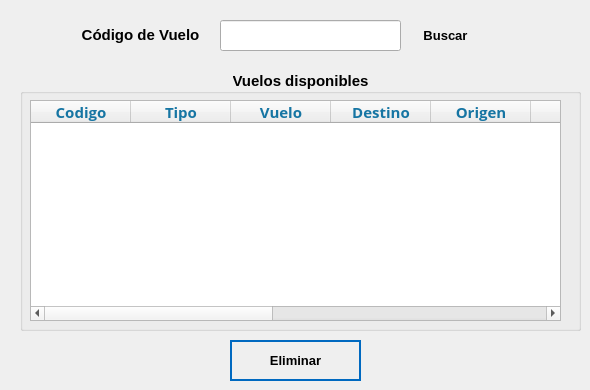
   <widget class="QWidget" name="pg_eliminarVuelo">
    <widget class="QGroupBox" name="groupBox_2">
     <property name="geometry">
      <rect>
       <x>20</x>
       <y>70</y>
       <width>561</width>
       <height>261</height>
      </rect>
     </property>
     <property name="font">
      <font>
       <family>Nirmala UI</family>
       <pointsize>11</pointsize>
       <weight>75</weight>
       <bold>true</bold>
      </font>
     </property>
     <property name="title">
      <string>Vuelos disponibles</string>
     </property>
     <property name="alignment">
      <set>Qt::AlignCenter</set>
     </property>
     <widget class="QTableWidget" name="tb_vistaGeneralED">
      <property name="geometry">
       <rect>
        <x>10</x>
        <y>30</y>
        <width>531</width>
        <height>221</height>
       </rect>
      </property>
      <property name="font">
       <font>
        <family>Open Sans</family>
        <weight>1</weight>
        <italic>false</italic>
        <bold>false</bold>
       </font>
      </property>
      <property name="styleSheet">
       <string notr="true">color : rgb(0,0,0);
font: 9 pt &quot;Open Sans&quot;</string>
      </property>
      <column>
       <property name="text">
        <string>Codigo</string>
       </property>
       <property name="font">
        <font>
         <family>Nirmala UI</family>
         <pointsize>11</pointsize>
         <weight>75</weight>
         <bold>true</bold>
        </font>
       </property>
       <property name="foreground">
        <brush brushstyle="SolidPattern">
         <color alpha="255">
          <red>22</red>
          <green>117</green>
          <blue>163</blue>
         </color>
        </brush>
       </property>
      </column>
      <column>
       <property name="text">
        <string>Tipo</string>
       </property>
       <property name="font">
        <font>
         <family>Nirmala UI</family>
         <pointsize>11</pointsize>
         <weight>75</weight>
         <bold>true</bold>
        </font>
       </property>
       <property name="foreground">
        <brush brushstyle="SolidPattern">
         <color alpha="255">
          <red>22</red>
          <green>117</green>
          <blue>163</blue>
         </color>
        </brush>
       </property>
      </column>
      <column>
       <property name="text">
        <string>Vuelo</string>
       </property>
       <property name="font">
        <font>
         <family>Nirmala UI</family>
         <pointsize>11</pointsize>
         <weight>75</weight>
         <bold>true</bold>
        </font>
       </property>
       <property name="foreground">
        <brush brushstyle="SolidPattern">
         <color alpha="255">
          <red>22</red>
          <green>117</green>
          <blue>163</blue>
         </color>
        </brush>
       </property>
      </column>
      <column>
       <property name="text">
        <string>Destino</string>
       </property>
       <property name="font">
        <font>
         <family>Nirmala UI</family>
         <pointsize>11</pointsize>
         <weight>75</weight>
         <bold>true</bold>
        </font>
       </property>
       <property name="foreground">
        <brush brushstyle="SolidPattern">
         <color alpha="255">
          <red>22</red>
          <green>117</green>
          <blue>163</blue>
         </color>
        </brush>
       </property>
      </column>
      <column>
       <property name="text">
        <string>Origen</string>
       </property>
       <property name="font">
        <font>
         <family>Nirmala UI</family>
         <pointsize>11</pointsize>
         <weight>75</weight>
         <bold>true</bold>
        </font>
       </property>
       <property name="foreground">
        <brush brushstyle="SolidPattern">
         <color alpha="255">
          <red>22</red>
          <green>117</green>
          <blue>163</blue>
         </color>
        </brush>
       </property>
      </column>
      <column>
       <property name="text">
        <string>Fecha</string>
       </property>
       <property name="font">
        <font>
         <family>Nirmala UI</family>
         <pointsize>11</pointsize>
         <weight>75</weight>
         <bold>true</bold>
        </font>
       </property>
       <property name="foreground">
        <brush brushstyle="SolidPattern">
         <color alpha="255">
          <red>22</red>
          <green>117</green>
          <blue>163</blue>
         </color>
        </brush>
       </property>
      </column>
      <column>
       <property name="text">
        <string>Hora</string>
       </property>
       <property name="font">
        <font>
         <family>Nirmala UI</family>
         <pointsize>11</pointsize>
         <weight>75</weight>
         <bold>true</bold>
        </font>
       </property>
       <property name="foreground">
        <brush brushstyle="SolidPattern">
         <color alpha="255">
          <red>22</red>
          <green>117</green>
          <blue>163</blue>
         </color>
        </brush>
       </property>
      </column>
      <column>
       <property name="text">
        <string>Avión</string>
       </property>
       <property name="font">
        <font>
         <family>Nirmala UI</family>
         <pointsize>11</pointsize>
         <weight>75</weight>
         <bold>true</bold>
        </font>
       </property>
       <property name="foreground">
        <brush brushstyle="SolidPattern">
         <color alpha="255">
          <red>22</red>
          <green>117</green>
          <blue>163</blue>
         </color>
        </brush>
       </property>
      </column>
      <column>
       <property name="text">
        <string>Aerolinea</string>
       </property>
       <property name="font">
        <font>
         <family>Nirmala UI</family>
         <pointsize>11</pointsize>
         <weight>75</weight>
         <bold>true</bold>
        </font>
       </property>
       <property name="foreground">
        <brush brushstyle="SolidPattern">
         <color alpha="255">
          <red>22</red>
          <green>117</green>
          <blue>163</blue>
         </color>
        </brush>
       </property>
      </column>
      <column>
       <property name="text">
        <string>Piloto</string>
       </property>
       <property name="font">
        <font>
         <family>Nirmala UI</family>
         <pointsize>11</pointsize>
         <weight>75</weight>
         <bold>true</bold>
        </font>
       </property>
       <property name="foreground">
        <brush brushstyle="SolidPattern">
         <color alpha="255">
          <red>22</red>
          <green>117</green>
          <blue>163</blue>
         </color>
        </brush>
       </property>
      </column>
      <column>
       <property name="text">
        <string>Copiloto</string>
       </property>
       <property name="font">
        <font>
         <family>Nirmala UI</family>
         <pointsize>11</pointsize>
         <weight>75</weight>
         <bold>true</bold>
        </font>
       </property>
       <property name="foreground">
        <brush brushstyle="SolidPattern">
         <color alpha="255">
          <red>22</red>
          <green>117</green>
          <blue>163</blue>
         </color>
        </brush>
       </property>
      </column>
     </widget>
    </widget>
    <widget class="QLineEdit" name="le_buscarVuelo">
     <property name="geometry">
      <rect>
       <x>220</x>
       <y>20</y>
       <width>181</width>
       <height>31</height>
      </rect>
     </property>
     <property name="font">
      <font>
       <family>Open Sans</family>
       <pointsize>9</pointsize>
      </font>
     </property>
     <property name="toolTip">
      <string/>
     </property>
     <property name="inputMask">
      <string/>
     </property>
     <property name="text">
      <string/>
     </property>
     <property name="placeholderText">
      <string/>
     </property>
    </widget>
    <widget class="QPushButton" name="bt_buscarVuelo">
     <property name="geometry">
      <rect>
       <x>400</x>
       <y>20</y>
       <width>91</width>
       <height>31</height>
      </rect>
     </property>
     <property name="font">
      <font>
       <family>Nirmala UI</family>
       <pointsize>10</pointsize>
       <weight>75</weight>
       <bold>true</bold>
      </font>
     </property>
     <property name="cursor">
      <cursorShape>PointingHandCursor</cursorShape>
     </property>
     <property name="styleSheet">
      <string notr="true">QPushButton:hover
{
	border-style: solid;
   	background-color:#bbdefb;

}

QPushButton:pressed
{
	background-color:#0069c0;
}</string>
     </property>
     <property name="text">
      <string>Buscar</string>
     </property>
     <property name="icon">
      <iconset>
       <normaloff>../Ventanas/Icons/buscar.png</normaloff>../Ventanas/Icons/buscar.png</iconset>
     </property>
     <property name="iconSize">
      <size>
       <width>30</width>
       <height>50</height>
      </size>
     </property>
     <property name="flat">
      <bool>true</bool>
     </property>
    </widget>
    <widget class="QLabel" name="label_cerrarsesion_7">
     <property name="geometry">
      <rect>
       <x>70</x>
       <y>20</y>
       <width>141</width>
       <height>31</height>
      </rect>
     </property>
     <property name="font">
      <font>
       <family>Nirmala UI</family>
       <pointsize>9</pointsize>
       <weight>75</weight>
       <bold>true</bold>
      </font>
     </property>
     <property name="text">
      <string>&lt;html&gt;&lt;head/&gt;&lt;body&gt;&lt;p align=&quot;center&quot;&gt;&lt;span style=&quot; font-size:11pt;&quot;&gt;Código de Vuelo&lt;/span&gt;&lt;/p&gt;&lt;/body&gt;&lt;/html&gt;</string>
     </property>
    </widget>
    <widget class="QPushButton" name="bt_eliminarUNVuelo">
     <property name="geometry">
      <rect>
       <x>230</x>
       <y>340</y>
       <width>131</width>
       <height>41</height>
      </rect>
     </property>
     <property name="font">
      <font>
       <family>Nirmala UI</family>
       <pointsize>10</pointsize>
       <weight>75</weight>
       <bold>true</bold>
      </font>
     </property>
     <property name="cursor">
      <cursorShape>PointingHandCursor</cursorShape>
     </property>
     <property name="styleSheet">
      <string notr="true">QPushButton
{	
	height: 2em;
 	border-style: solid;
	border-width: 2px;
 	border-color: #0069c0;
	font-weight: bold;
}

QPushButton:hover
{
   	background-color:#0069c0;
	color:white;
}</string>
     </property>
     <property name="text">
      <string>Eliminar</string>
     </property>
     <property name="icon">
      <iconset>
       <normaloff>../Ventanas/Icons/borrarVuelo.png</normaloff>../Ventanas/Icons/borrarVuelo.png</iconset>
     </property>
     <property name="iconSize">
      <size>
       <width>30</width>
       <height>50</height>
      </size>
     </property>
     <property name="flat">
      <bool>true</bool>
     </property>
    </widget>
   </widget>
